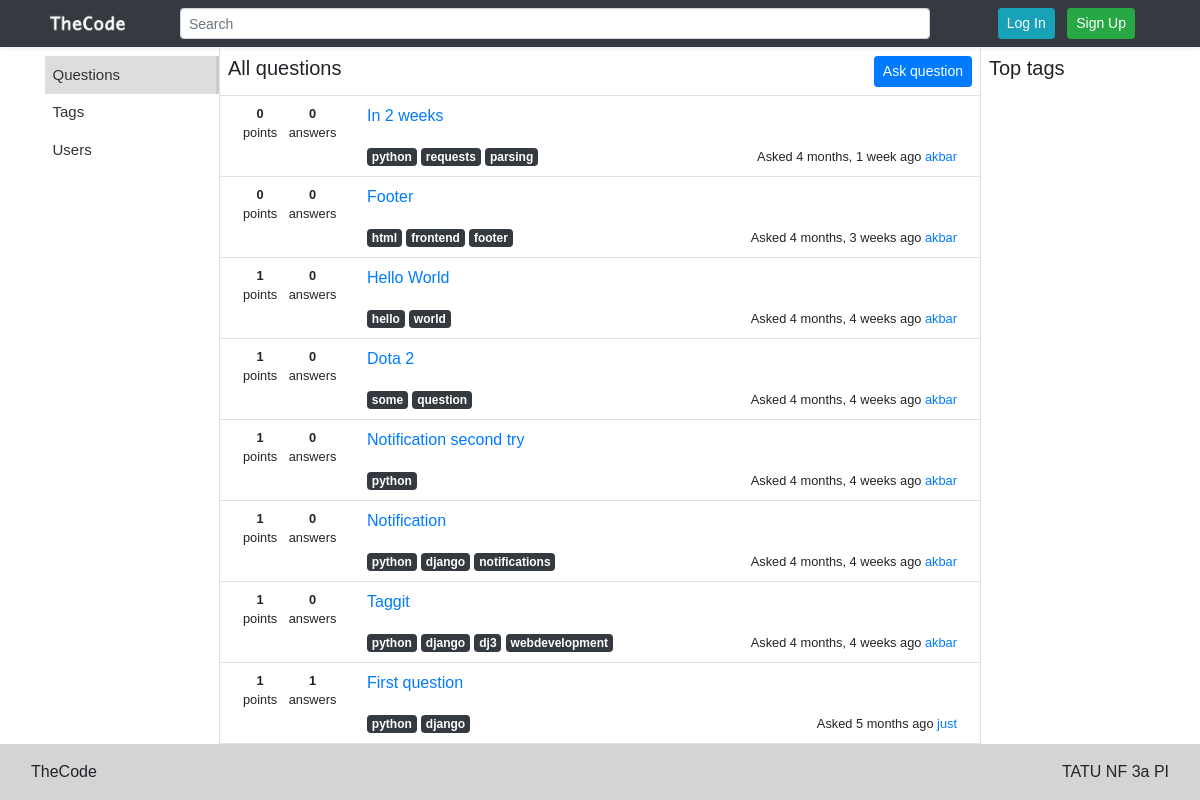
The page / on the database its author committed.
### questions/models.py (models this page shows, shortened)
class Question(models.Model):
	title = models.TextField()
	question_text = models.TextField()
	user = models.ForeignKey(User, on_delete = models.CASCADE, related_name = "question_user")
	date = models.DateTimeField()
	answer = models.ManyToManyField(Answer)
	tags = TaggableManager()
	comment = models.ManyToManyField(Comment)
	vote_point = models.IntegerField(default = 0)
	vote_up = models.IntegerField(default = 0)
	vote_down = models.IntegerField(default = 0)
	voters = models.ManyToManyField(User, related_name = "question_voters", default = None)
	fav_count = models.IntegerField(default = 0)

### questions/views.py (the view)
# urls.py: path('', views.QuestionView.as_view(), name = "question"),
class QuestionView(TemplateView):
	model = Question
	template_name = 'questions/questions.html'
	def get_context_data(self, **kwargs):
		context = super().get_context_data(**kwargs)
		try:
			context['data'] = Question.objects.all().order_by('-date')[:20]
		except Question.DoesNotExist:
			context['data'] = {}
		return context

### templates/questions/questions.html
{% extends '../include/base.html' %}
{% block content %}
<div class="row">
   {% include '../include/left_side.html' %}
    <div class = "col-md-8">
        <div class = "row border-bottom">
            <div class = "col-12 p-2 d-flex justify-content-between">
                <h5 class = "m-0"> All questions</h5>
                <span class="float-right">
                <a href = "{% url 'questions:ask_question' %}" class = "btn btn-sm btn-primary">Ask question</a>
                </span>
            </div>
        </div>
        {% include 'questions/question_list.html' %}
    </div>
    {% include '../include/right_side.html' %}
</div>
{% endblock content %}

### templates/questions/question_list.html
{% load humanize %}
{% for datas in data %}
    <div class="row border-bottom question_list p-2">
        <div class="col-md-2" onclick = "window.location.href = '/question/{{ datas.id }}/'">
            <ul class = "vandpoint list-inline list-unstyled small">
                <li class="list-inline-item">
                    <center>
                        <span class = "font-weight-bold">{{ datas.vote_point }}</span>
                        points
                    </center>
                </li>
                <li class="list-inline-item">
                    <center>
                        <span class = "font-weight-bold">{{ datas.answer.count }} </span>
                        answers
                    </center>
                </li>
            </ul>
        </div>
        <div class="col-md-10">
            <p>
                <a href="{% url 'questions:question_datas' datas.id %}" class="text-decoration-none">
                    {{ datas.title }}
                </a>
            </p>
            <div class="float-left">
                {% for tags in datas.tags.all %}
                    <a href = "{% url 'questions:tag_question' tags %}" class = "badge badge-dark">{{ tags }}</a>
                {% endfor %}
            </div>
            <div class="float-right">
                <small>Asked
                    {{ datas.date | naturaltime }}
                    <a href="{% url 'get_user' datas.user.id %}" class = "text-decoration-none">{{ datas.user.username }} </a>
                </small>
            </div>
        </div>
    </div>
{% endfor %}

### static/css/blog-post.css (style rules this page uses)
html { position: relative; min-height: 100%; }
body { font-family: sans-serif; height: 100%; }
.vandpoint > li > center > * { display: table-row; }
.question_list { cursor: pointer; }

### rows shown on the page
Question: vote_point "0", answer.count "0", title "In 2 weeks", date "4 months, 1 week ago", user.username "akbar"
Tag: name "python"
Tag: name "requests"
Tag: name "parsing"
Question: vote_point "0", answer.count "0", title "Footer", date "4 months, 3 weeks ago", user.username "akbar"
Tag: name "html"
Tag: name "frontend"
Tag: name "footer"
Question: vote_point "1", answer.count "0", title "Hello World", date "4 months, 4 weeks ago", user.username "akbar"
Tag: name "hello"
Tag: name "world"
Question: vote_point "1", answer.count "0", title "Dota 2", date "4 months, 4 weeks ago", user.username "akbar"
Tag: name "some"
Tag: name "question"
Question: vote_point "1", answer.count "0", title "Notification second try", date "4 months, 4 weeks ago", user.username "akbar"
Question: vote_point "1", answer.count "0", title "Notification", date "4 months, 4 weeks ago", user.username "akbar"
Tag: name "django"
Tag: name "notifications"
Question: vote_point "1", answer.count "0", title "Taggit", date "4 months, 4 weeks ago", user.username "akbar"
Tag: name "dj3"
Tag: name "webdevelopment"
Question: vote_point "1", answer.count "1", title "First question", date "5 months ago", user.username "just"
